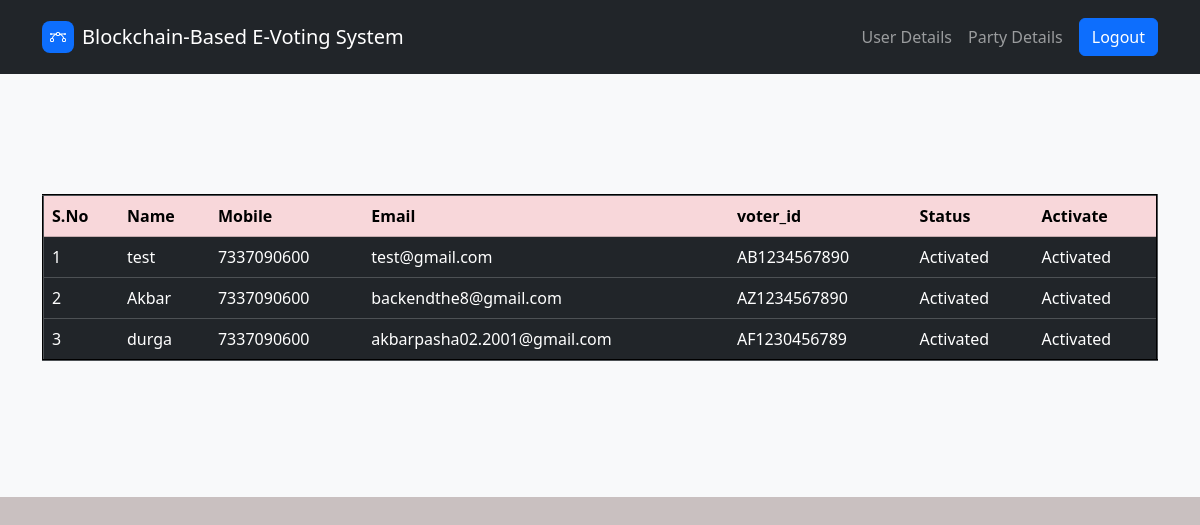
/AdminActiveUsers/, run on the app's committed database.
### user/models.py (models this page shows)
class userregistermodel(models.Model):
    id = models.AutoField(primary_key=True)
    username = models.CharField(max_length=100)
    email = models.CharField(max_length=100)
    password = models.CharField(max_length=100)
    phone = models.CharField(max_length=100)
    profile_pic = models.FileField()
    voter_id = models.CharField(max_length=100)
    status = models.CharField(max_length=100)

### evoting/views.py (the view)
# urls.py: path('AdminActiveUsers/', admins_views.AdminActiveUsers, name='AdminActiveUsers'),
def AdminActiveUsers(request):
    uid = request.GET.get('uid')
    userregistermodel.objects.filter(id=uid).update(status='Activated')
    data = userregistermodel.objects.all()
    return render(request, "admin/adminhome.html", {'data': data})

### assets/templates/admin/adminhome.html
{% extends 'admin/adminbase.html' %}
{% load static %}
{% block contents %}
<section class="ftco-section ftco-no-pt ftco-no-pb py-5 bg-light" >
    <div class="container py-4">
        <div class="row d-flex justify-content-center py-5">
            <div class="col-md-12">
                <table border="2px" class="table table-hover table-dark">
                    <thead>
                    <tr class="table-danger">
                        <th scope="col">S.No</th>
                        <th scope="col">Name</th>
                        <th scope="col">Mobile</th>
                        <th scope="col">Email</th>
                        <th scope="col">voter_id</th>
                        <th scope="col">Status</th>
                        <th scope="col">Activate</th>
                    </tr>
                    </thead>
                    <tbody>
                    {% for i in data %}
                    <tr scope="row" style="color: BLUE; background-color:#FFFCBB">
                        <td>{{forloop.counter}}</td>
                        <td>{{i.username}}</td>
                        <td>{{i.phone}}</td>
                        <td>{{i.email}}</td>
                        <td>{{i.voter_id}}</td>
                        <td>{{i.status}}</td>
                        {% if i.status == 'waiting' %}
                        <td><a class="btn-link" href="/AdminActiveUsers/?uid={{ i.id }}"
                               style="color:rgb(235, 235, 239)">Activate</a></td>
                        {% else %}
                        <td> Activated</td>
                        {% endif %}
                    </tr>
                    {% endfor %}
                    </tbody>
                </table>
            </div>
        </div>
    </div>
</section>
{% endblock %}

### assets/templates/admin/adminbase.html (shortened to what this page needs)
{% load static %}
<!DOCTYPE html>
<html data-bs-theme="light" lang="en">
<head>
    <link rel="stylesheet" href="{% static 'css/bootstrap.min.css' %}">
    <link rel="stylesheet" href="{% static 'css/Navbar-Right-Links-Dark-icons.css' %}">
</head>
<body style="background: rgb(201,192,192);">
    <nav class="navbar navbar-expand-md bg-dark py-3" data-bs-theme="dark">
        <div class="container"><a class="navbar-brand d-flex align-items-center" href="#"><span class="bs-icon-sm bs-icon-rounded bs-icon-primary d-flex justify-content-center align-items-center me-2 bs-icon">
                    </span><span>Blockchain-Based E-Voting System</span></a>
            <div class="collapse navbar-collapse" id="navcol-5">
                <ul class="navbar-nav ms-auto">
                    <li class="nav-item"><a class="nav-link" href="{% url 'adminuserdetails' %}">User Details</a></li>
                    <li class="nav-item"><a class="nav-link" href="{% url 'adminvoterdetails' %}">Party Details</a></li>
                </ul><a class="btn btn-primary ms-md-2" role="button" href="{% url 'adminlogout' %}">Logout</a>
            </div>
        </div>
    </nav>
    {%block contents%}
    {%endblock%}
</body>
</html>

### data on the page
userregistermodel: username "test", phone "7337090600", email "test@gmail.com", voter_id "AB1234567890", status "Activated"
userregistermodel: username "Akbar", phone "7337090600", email "backendthe8@gmail.com", voter_id "AZ1234567890", status "Activated"
userregistermodel: username "durga", phone "7337090600", email "akbarpasha02.2001@gmail.com", voter_id "AF1230456789", status "Activated"
